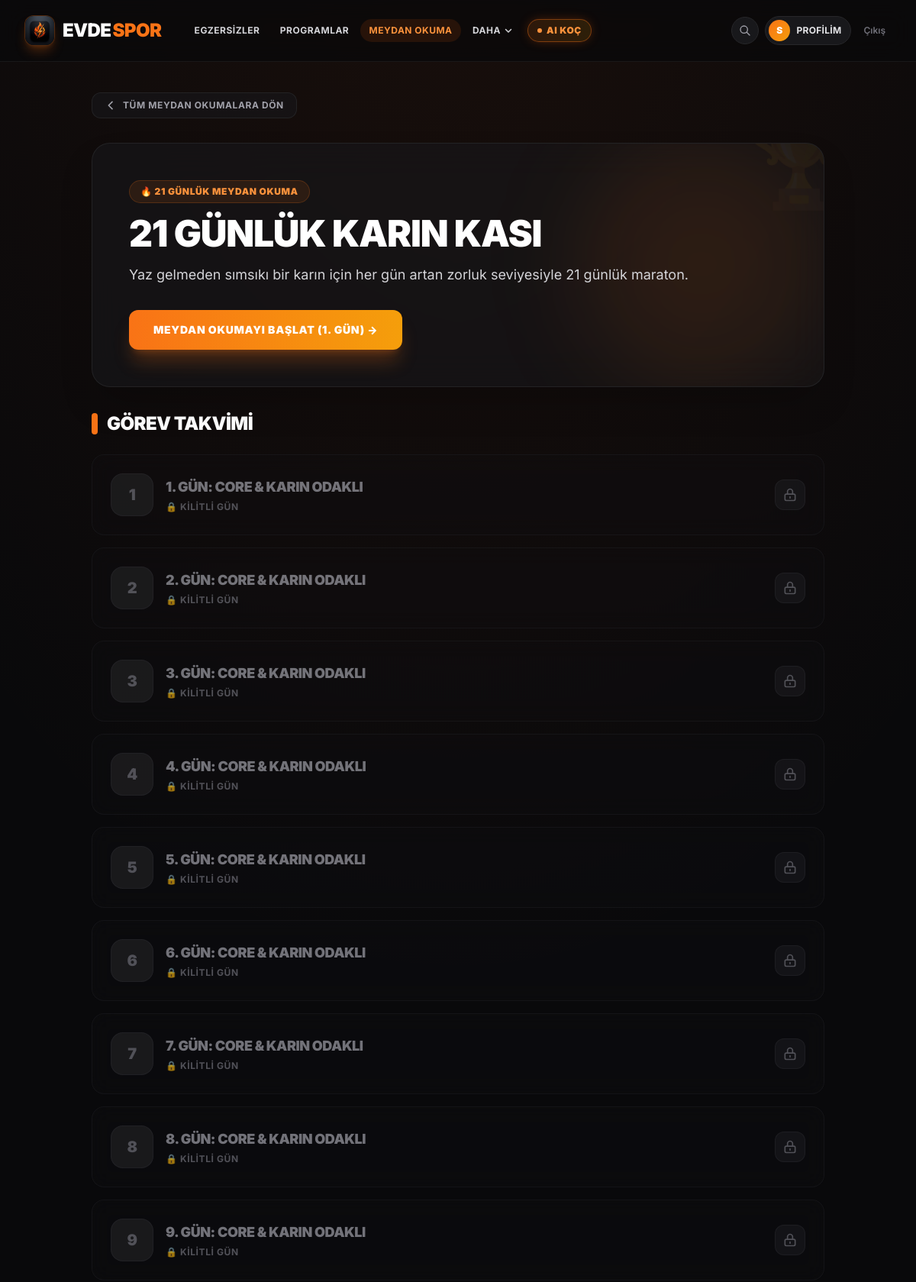
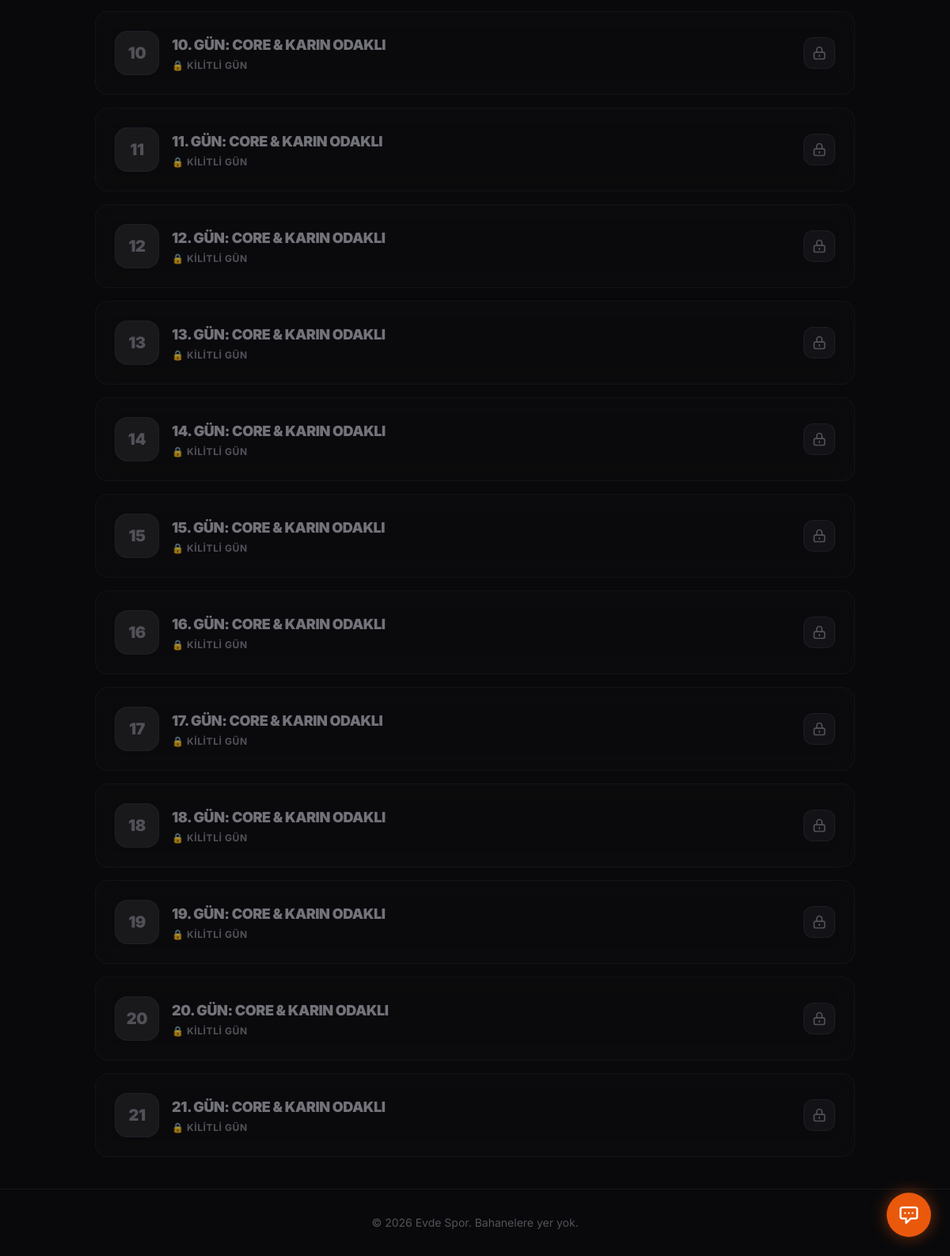
Screenshot of /challenges/21-gun-karin (signed in) with the database file from the repository (2 pictures, top to bottom).
### models.py (models this page shows)
class User(UserMixin, db.Model):
    id = db.Column(db.Integer, primary_key=True)
    name = db.Column(db.String(100), nullable=False)
    email = db.Column(db.String(120), unique=True, nullable=False)
    password_hash = db.Column(db.String(256), nullable=False)
    created_at = db.Column(db.DateTime, default=datetime.utcnow)
    water_intake_ml = db.Column(db.Integer, default=0)
    fasting_start = db.Column(db.DateTime, nullable=True)
    quiz_completed = db.Column(db.Boolean, default=False)
    goal = db.Column(db.String(50), nullable=True)
    fitness_level = db.Column(db.String(50), nullable=True)
    target_area = db.Column(db.String(50), nullable=True)
    current_streak = db.Column(db.Integer, default=0)
    longest_streak = db.Column(db.Integer, default=0)
    last_active_date = db.Column(db.Date, nullable=True)
    favorites = db.relationship('Exercise', secondary=user_favorites, lazy='subquery',
        backref=db.backref('favorited_by', lazy=True))

class Challenge(db.Model):
    id = db.Column(db.Integer, primary_key=True)
    title = db.Column(db.String(100), nullable=False)
    slug = db.Column(db.String(100), unique=True, nullable=False)
    description = db.Column(db.Text, nullable=True)
    duration_days = db.Column(db.Integer, nullable=False)

class ChallengeDay(db.Model):
    id = db.Column(db.Integer, primary_key=True)
    challenge_id = db.Column(db.Integer, db.ForeignKey('challenge.id'), nullable=False)
    day_number = db.Column(db.Integer, nullable=False)
    title = db.Column(db.String(100), nullable=True)
    challenge = db.relationship('Challenge', backref=db.backref('days', lazy=True))

### app.py (the view, shortened to what this page needs)
    @app.route('/challenges/<slug>', methods=['GET', 'POST'])
    @login_required
    def challenge_detail(slug):
        challenge = Challenge.query.filter_by(slug=slug).first_or_404()
        user_challenge = UserChallenge.query.filter_by(user_id=current_user.id, challenge_id=challenge.id).first()
        days = ChallengeDay.query.filter_by(challenge_id=challenge.id).order_by(ChallengeDay.day_number).all()
        return render_template('challenge_detail.html', challenge=challenge, user_challenge=user_challenge, days=days)

### templates/challenge_detail.html (shortened to what this page needs)
{% extends 'base.html' %}
{% block content %}
<div class="max-w-5xl mx-auto relative z-10 space-y-8">
    <div>
        <a href="/challenges" class="inline-flex items-center gap-2 text-zinc-400 hover:text-orange-400 transition-colors font-bold text-xs uppercase tracking-wider bg-zinc-900/60 border border-zinc-800/80 px-4 py-2 rounded-xl backdrop-blur-md">
            <svg class="w-4 h-4" fill="none" stroke="currentColor" viewBox="0 0 24 24"><path stroke-linecap="round" stroke-linejoin="round" stroke-width="2.5" d="M15 19l-7-7 7-7"></path></svg>
            Tüm Meydan Okumalara Dön
        </a>
    </div>
    <div class="relative rounded-3xl overflow-hidden border border-zinc-800/80 bg-zinc-900/60 p-8 md:p-12 shadow-2xl backdrop-blur-xl">
        <div class="absolute -right-12 -top-12 text-9xl opacity-5 select-none pointer-events-none">🏆</div>
        <div class="absolute right-0 bottom-0 w-80 h-80 bg-orange-500/10 rounded-full blur-3xl pointer-events-none"></div>
        <div class="relative z-10 max-w-3xl">
            <div class="inline-flex items-center gap-2 px-3.5 py-1.5 rounded-full text-xs font-black uppercase tracking-wider bg-orange-500/10 border border-orange-500/20 text-orange-400 mb-4">
                🔥 {{ challenge.duration_days }} Günlük Meydan Okuma
            </div>
            <h1 class="text-3xl md:text-5xl font-black text-white font-heading uppercase tracking-tight mb-4">
                {{ challenge.title }}
            </h1>
            <p class="text-zinc-300 text-base md:text-lg leading-relaxed mb-8 font-normal">
                {{ challenge.description }}
            </p>
            {% if not user_challenge %}
                <form action="/challenges/{{ challenge.slug }}" method="POST">
                    <button type="submit" class="inline-flex items-center gap-2 px-8 py-4 rounded-xl bg-gradient-to-r from-orange-500 to-amber-500 hover:from-orange-600 hover:to-amber-600 text-white font-black text-sm uppercase tracking-wider shadow-xl shadow-orange-500/25 transition-all transform hover:-translate-y-0.5 cursor-pointer">
                        Meydan Okumayı Başlat (1. Gün) →
                    </button>
                </form>
            {% endif %}
        </div>
    </div>
    <div class="space-y-6">
        <h2 class="text-2xl font-black text-white font-heading uppercase tracking-tight flex items-center gap-3">
            <span class="w-2 h-7 bg-orange-500 rounded-full"></span>
            Görev Takvimi
        </h2>
        <div class="space-y-4">
            {% for day in days %}
                {% set is_locked = not user_challenge or day.day_number > user_challenge.current_day %}
                {% set is_current = user_challenge and day.day_number == user_challenge.current_day %}
                {% set is_completed = user_challenge and day.day_number < user_challenge.current_day %}
                <div class="rounded-2xl border transition-all duration-300 p-5 md:p-6 backdrop-blur-md
                    {% if is_locked %} border-zinc-800/50 bg-zinc-900/30 opacity-70
                    {% elif is_current %} border-orange-500/60 bg-orange-950/20 shadow-lg shadow-orange-500/10
                    {% else %} border-emerald-500/30 bg-zinc-900/60 {% endif %}">
                    <div class="flex flex-col md:flex-row md:items-center justify-between gap-5">
                        <div class="flex items-center gap-4">
                            <div class="w-14 h-14 rounded-2xl flex items-center justify-center font-heading font-black text-xl shrink-0
                                {% if is_locked %} bg-zinc-800/80 text-zinc-500 border border-zinc-700/40
                                {% elif is_current %} bg-orange-500 text-white shadow-lg shadow-orange-500/30
                                {% else %} bg-emerald-500/20 text-emerald-400 border border-emerald-500/30 {% endif %}">
                                {% if is_completed %}✓{% else %}{{ day.day_number }}{% endif %}
                            </div>
                            <div>
                                <h3 class="text-lg font-black font-heading uppercase tracking-tight
                                    {% if is_locked %} text-zinc-400 {% else %} text-white {% endif %}">
                                    {{ day.title }}
                                </h3>
                                <div class="flex items-center gap-2 mt-1">
                                    <span class="text-xs font-bold uppercase tracking-wider
                                        {% if is_locked %} text-zinc-500
                                        {% elif is_current %} text-orange-400 flex items-center gap-1.5
                                        {% else %} text-emerald-400 {% endif %}">
                                        {% if is_locked %}
                                            🔒 Kilitli Gün
                                        {% elif is_current %}
                                            <span class="w-2 h-2 rounded-full bg-orange-400 animate-ping"></span>
                                            Bugünün Görevi
                                        {% else %}
                                            ✓ Tamamlandı
                                        {% endif %}
                                    </span>
                                </div>
                            </div>
                        </div>
                        {% if not is_locked %}
                            <div class="flex flex-col gap-2.5 w-full md:w-auto md:min-w-[280px]">
                                {% for ex in day.exercises %}
                                    <a href="/egzersizler/{{ ex.exercise.slug }}" class="flex items-center justify-between bg-zinc-950/60 hover:bg-zinc-800/80 border border-zinc-800 px-3.5 py-2 rounded-xl text-xs group transition-all">
                                        <span class="font-bold text-zinc-300 group-hover:text-orange-400 transition-colors truncate">
                                            {{ ex.exercise.name }}
                                        </span>
                                        <span class="text-orange-400 font-mono font-bold shrink-0 ml-3">
                                            {{ ex.sets }} × {{ ex.reps }}
                                        </span>
                                    </a>
                                {% endfor %}
                                {% if is_current %}
                                    <form action="/challenges/{{ challenge.slug }}/tamamla" method="POST" class="pt-1">
                                        <button type="submit" class="w-full py-2.5 px-4 rounded-xl bg-orange-500 hover:bg-orange-600 text-white font-bold text-xs uppercase tracking-wider shadow-lg shadow-orange-500/20 transition-all cursor-pointer">
                                            Günü Tamamla ve İlerle ✓
                                        </button>
                                    </form>
                                {% endif %}
                            </div>
                        {% else %}
                            <div class="w-10 h-10 rounded-xl bg-zinc-800/50 border border-zinc-700/40 flex items-center justify-center shrink-0">
                                <svg class="w-5 h-5 text-zinc-500" fill="none" viewBox="0 0 24 24" stroke="currentColor"><path stroke-linecap="round" stroke-linejoin="round" stroke-width="2" d="M12 15v2m-6 4h12a2 2 0 002-2v-6a2 2 0 00-2-2H6a2 2 0 00-2 2v6a2 2 0 002 2zm10-10V7a4 4 0 00-8 0v4h8z"></path></svg>
                            </div>
                        {% endif %}
                    </div>
                </div>
            {% endfor %}
        </div>
    </div>
</div>
{% endblock %}

### templates/base.html (shortened to what this page needs)
<!DOCTYPE html>
<html lang="tr">
<head>
    <script src="https://cdn.tailwindcss.com"></script>
</head>
<body class="font-sans min-h-screen flex flex-col antialiased pb-16 md:pb-0">
{% if not hide_nav %}
{% set p = request.path %}
<nav class="glass-nav sticky top-0 z-50 text-white">
    <div class="max-w-7xl mx-auto px-4 sm:px-6 lg:px-8">
        <div class="flex justify-between items-center h-16 md:h-20 gap-4">
            <div class="flex items-center gap-4 lg:gap-8 min-w-0">
                <a href="/" class="shrink-0 text-xl md:text-2xl font-black tracking-tight uppercase text-white flex items-center gap-2.5 group hover:opacity-95 transition-opacity">
                    <div class="w-9 h-9 md:w-10 md:h-10 rounded-xl overflow-hidden shadow-lg shadow-orange-500/25 group-hover:scale-105 transition-transform duration-200 border border-orange-500/30 bg-zinc-950 shrink-0">
                        <img src="/static/images/app_logo.jpg" alt="Evde Spor Logo" class="w-full h-full object-cover">
                    </div>
                    <span class="font-heading font-black tracking-tight text-white flex items-center">
                        EVDE<span class="text-orange-500 ml-0.5">SPOR</span>
                    </span>
                </a>
                <div class="hidden md:flex items-center gap-0.5 lg:gap-1">
                    {% macro navlink(href, label, extra='') -%}
                    <a href="{{ href }}" class="nav-link {{ extra }} {% if (href == '/' and p == '/') or (href != '/' and p.startswith(href)) %}nav-active{% endif %}">{{ label }}</a>
                    {%- endmacro %}
                    {{ navlink('/egzersizler', 'Egzersizler') }}
                    {{ navlink('/programlar', 'Programlar') }}
                    {{ navlink('/challenges', 'Meydan Okuma', 'hidden lg:inline-flex') }}
                    <div class="relative xl:hidden" x-data="{ open: false }" @click.outside="open = false">
                        <button @click="open = !open" class="nav-link gap-1">
                            <span>Daha</span>
                            <svg class="w-3 h-3 transition-transform" :class="open && 'rotate-180'" fill="none" stroke="currentColor" viewBox="0 0 24 24"><path stroke-linecap="round" stroke-linejoin="round" stroke-width="3" d="M19 9l-7 7-7-7"></path></svg>
                        </button>
                    </div>
                    <a href="/ai-koc" class="ml-1 shrink-0 whitespace-nowrap bg-gradient-to-r from-orange-500/15 to-amber-500/15 hover:from-orange-500 hover:to-amber-500 border border-orange-500/40 text-orange-400 hover:text-white transition-all px-3 py-1.5 rounded-full text-xs font-black uppercase tracking-wider inline-flex items-center gap-1.5 shadow-[0_0_15px_-3px_rgba(234,88,12,0.4)]">
                        <span class="w-1.5 h-1.5 rounded-full bg-orange-400 animate-pulse"></span>
                        <span>AI Koç</span>
                    </a>
                </div>
            </div>
            <div class="flex items-center gap-2 shrink-0">
                <a href="/egzersizler" aria-label="Egzersiz ara" class="2xl:hidden w-9 h-9 rounded-full bg-zinc-900 border border-zinc-800 hover:border-orange-500/60 flex items-center justify-center text-zinc-400 hover:text-white transition-colors">
                    <svg class="w-4 h-4" fill="none" stroke="currentColor" viewBox="0 0 24 24"><path stroke-linecap="round" stroke-linejoin="round" stroke-width="2" d="M21 21l-6-6m2-5a7 7 0 11-14 0 7 7 0 0114 0z"></path></svg>
                </a>
                {% if current_user.is_authenticated %}
                    <a href="/profil" class="whitespace-nowrap hover:border-orange-500/60 transition-colors pl-1 pr-3 py-1 text-xs font-bold text-zinc-200 uppercase tracking-wide flex items-center gap-2 bg-zinc-900 border border-zinc-800 rounded-full">
                        <span class="w-7 h-7 rounded-full bg-gradient-to-br from-orange-500 to-amber-500 flex items-center justify-center text-white text-xs font-black">{{ (current_user.name or 'S')[:1]|upper }}</span>
                        <span class="hidden sm:inline">Profilim</span>
                    </a>
                    <a href="/cikis" aria-label="Çıkış" class="hidden sm:inline-flex whitespace-nowrap hover:text-red-400 transition-colors px-2 py-1.5 text-xs font-semibold text-zinc-500">Çıkış</a>
                {% endif %}
            </div>
        </div>
    </div>
</nav>
{% endif %}
    <main class="{% if hide_nav %}w-full min-h-screen p-0 m-0 relative{% else %}flex-grow container mx-auto px-4 sm:px-6 lg:px-8 py-10 relative z-10{% endif %}">
        {% block content %}{% endblock %}
    </main>
    {% if not hide_nav %}
    <footer class="bg-darkbg mt-auto py-8 text-center text-zinc-600 border-t border-zinc-900 relative z-10 text-sm">
        <p>&copy; 2026 Evde Spor. Bahanelere yer yok.</p>
    </footer>
    {% endif %}
    {% if not hide_nav %}
    <div x-data="coachChat()" class="fixed bottom-24 md:bottom-6 right-4 md:right-6 z-50 flex flex-col items-end">
        <button @click="open = !open" aria-label="Koç Asistanı aç" :class="open ? 'bg-zinc-800 text-zinc-400 border border-zinc-700' : 'bg-accent text-white shadow-[0_0_20px_rgba(234,88,12,0.5)]'" class="w-14 h-14 rounded-full flex items-center justify-center transition-all">
            <svg x-show="!open" class="w-7 h-7" fill="none" stroke="currentColor" viewBox="0 0 24 24"><path stroke-linecap="round" stroke-linejoin="round" stroke-width="2" d="M8 10h.01M12 10h.01M16 10h.01M9 16H5a2 2 0 01-2-2V6a2 2 0 012-2h14a2 2 0 012 2v8a2 2 0 01-2 2h-5l-5 5v-5z"></path></svg>
        </button>
    </div>
    {% endif %}
</body>
</html>

### rows the page displays
User: name "S"
Challenge: duration_days "21", title "21 GÜNLÜK KARIN KASI", description "Yaz gelmeden sımsıkı bir karın için her gün artan zorluk seviyesiyle 21 günlük maraton."
ChallengeDay: day_number "1", title "1. GÜN: CORE & KARIN ODAKLI"
ChallengeDay: day_number "2", title "2. GÜN: CORE & KARIN ODAKLI"
ChallengeDay: day_number "3", title "3. GÜN: CORE & KARIN ODAKLI"
ChallengeDay: day_number "4", title "4. GÜN: CORE & KARIN ODAKLI"
ChallengeDay: day_number "5", title "5. GÜN: CORE & KARIN ODAKLI"
ChallengeDay: day_number "6", title "6. GÜN: CORE & KARIN ODAKLI"
ChallengeDay: day_number "7", title "7. GÜN: CORE & KARIN ODAKLI"
ChallengeDay: day_number "8", title "8. GÜN: CORE & KARIN ODAKLI"
ChallengeDay: day_number "9", title "9. GÜN: CORE & KARIN ODAKLI"
ChallengeDay: day_number "10", title "10. GÜN: CORE & KARIN ODAKLI"
ChallengeDay: day_number "11", title "11. GÜN: CORE & KARIN ODAKLI"
ChallengeDay: day_number "12", title "12. GÜN: CORE & KARIN ODAKLI"
ChallengeDay: day_number "13", title "13. GÜN: CORE & KARIN ODAKLI"
ChallengeDay: day_number "14", title "14. GÜN: CORE & KARIN ODAKLI"
ChallengeDay: day_number "15", title "15. GÜN: CORE & KARIN ODAKLI"
ChallengeDay: day_number "16", title "16. GÜN: CORE & KARIN ODAKLI"
ChallengeDay: day_number "17", title "17. GÜN: CORE & KARIN ODAKLI"
ChallengeDay: day_number "18", title "18. GÜN: CORE & KARIN ODAKLI"
ChallengeDay: day_number "19", title "19. GÜN: CORE & KARIN ODAKLI"
ChallengeDay: day_number "20", title "20. GÜN: CORE & KARIN ODAKLI"
ChallengeDay: day_number "21", title "21. GÜN: CORE & KARIN ODAKLI"

### other values shown
{{ label }} "EGZERSIZLER PROGRAMLAR MEYDAN OKUMA"
